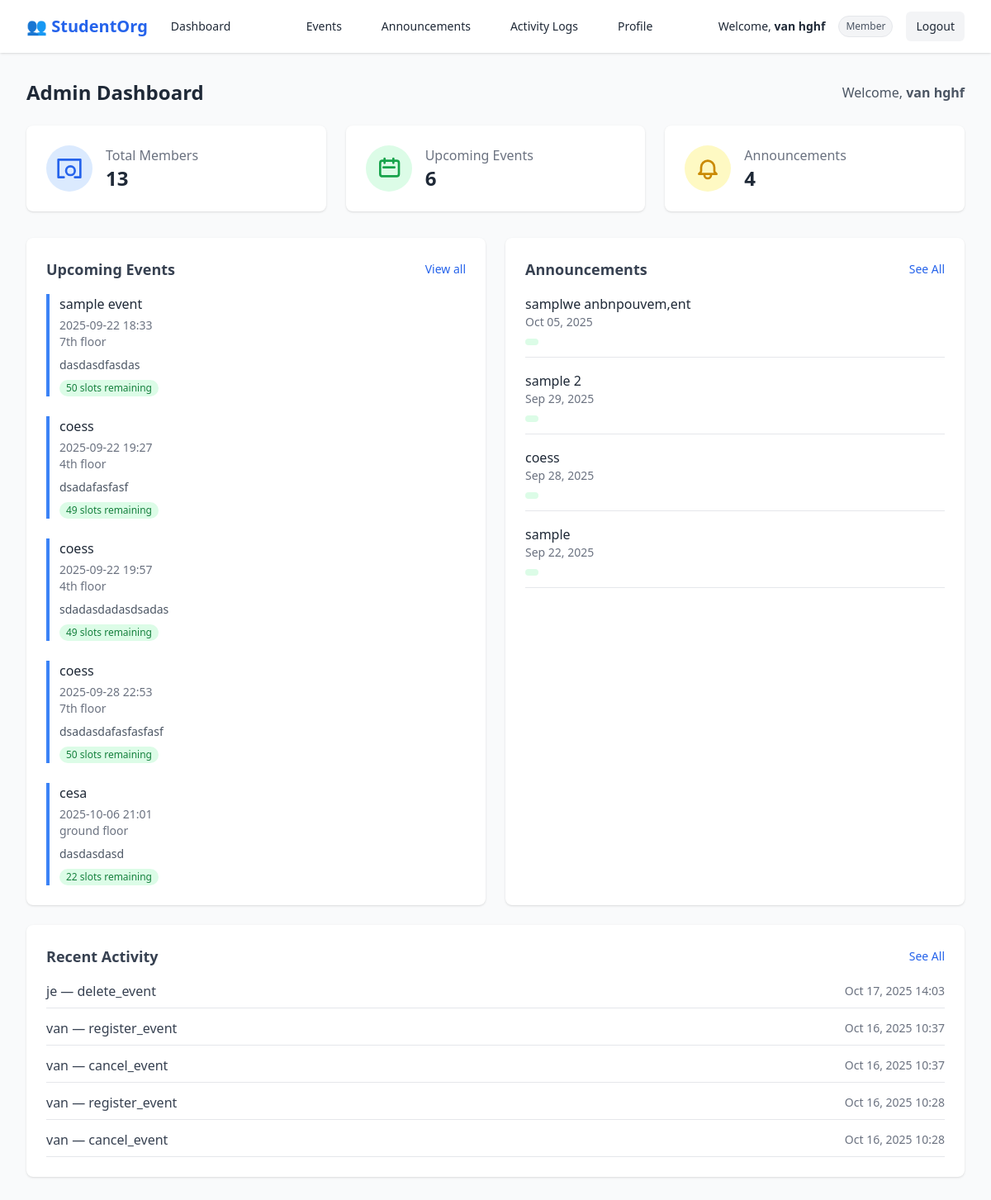
/dashboard/admin/ (signed in), run on the app's committed database.
### accounts/models.py (models this page shows, shortened)
class Event(models.Model):
    title = models.CharField(max_length=200)
    start_datetime = models.DateTimeField(default=timezone.now)
    end_datetime = models.DateTimeField(default=timezone.now)
    location = models.CharField(max_length=255, default="TBA")
    max_slots = models.PositiveIntegerField(default=50)
    description = models.TextField(blank=True, null=True)
    def slots_remaining(self):
        return self.max_slots - self.registrations.count()

class Announcement(models.Model):
    title = models.CharField(max_length=255)
    content = models.TextField()
    created_at = models.DateTimeField(auto_now_add=True)
    author = models.ForeignKey(User, on_delete=models.CASCADE)

class AuditLog(models.Model):
    user = models.ForeignKey(settings.AUTH_USER_MODEL, on_delete=models.SET_NULL, null=True, blank=True)
    action = models.CharField(max_length=255)
    target = models.CharField(max_length=255, null=True, blank=True)
    timestamp = models.DateTimeField(auto_now_add=True)

### accounts/views.py (the view)
# urls.py: path('dashboard/admin/', views.admin_dashboard, name="admin_dashboard"),
@login_required
def admin_dashboard(request):
    total_members = User.objects.count()
    total_events = Event.objects.count()
    total_announcements = Announcement.objects.count()
    events = Event.objects.order_by('start_datetime')[:5]
    announcements = Announcement.objects.order_by('-created_at')[:5]
    logs = AuditLog.objects.order_by('-timestamp')[:5]
    context = {
        'total_members': total_members,
        'total_events': total_events,
        'total_announcements': total_announcements,
        'events': events,
        'announcements': announcements,
        'logs': logs,
    }
    return render(request, 'accounts/admin_dashboard.html', context)

### accounts/templates/accounts/admin_dashboard.html (shortened to what this page needs)
{% extends "accounts/base.html" %}
{% block content %}
<div class="max-w-7xl mx-auto px-4 sm:px-6 lg:px-8 py-8">
  <div class="flex flex-col sm:flex-row sm:items-center sm:justify-between mb-6 space-y-3 sm:space-y-0">
    <h1 class="text-2xl font-bold text-gray-800">Admin Dashboard</h1>
    <span class="text-gray-600 text-sm sm:text-base">
      Welcome, <strong>{{ user.get_full_name|default:user.username }}</strong>
    </span>
  </div>
  <div class="grid grid-cols-1 sm:grid-cols-2 lg:grid-cols-3 gap-6 mb-8">
    <div class="bg-white shadow rounded-lg p-6 flex items-center space-x-4">
      <div class="p-3 bg-blue-100 text-blue-600 rounded-full flex-shrink-0">
        <svg xmlns="http://www.w3.org/2000/svg" class="h-6 w-6 sm:h-8 sm:w-8" fill="none" viewBox="0 0 24 24" stroke="currentColor">
          <path stroke-linecap="round" stroke-linejoin="round" stroke-width="2"
            d="M17 20h5V4H2v16h5m10-6a4 4 0 11-8 0 4 4 0 018 0z" />
        </svg>
      </div>
      <div>
        <p class="text-gray-500 text-sm sm:text-base">Total Members</p>
        <p class="text-xl sm:text-2xl font-semibold">{{ total_members }}</p>
      </div>
    </div>
    <div class="bg-white shadow rounded-lg p-6 flex items-center space-x-4">
      <div class="p-3 bg-green-100 text-green-600 rounded-full flex-shrink-0">
        <svg xmlns="http://www.w3.org/2000/svg" class="h-6 w-6 sm:h-8 sm:w-8" fill="none" viewBox="0 0 24 24" stroke="currentColor">
          <path stroke-linecap="round" stroke-linejoin="round" stroke-width="2"
            d="M8 7V3m8 4V3m-9 8h10m-12 8h14a2 2 0 002-2V7a2 2 0 00-2-2H6a2 2 0 00-2 2v10a2 2 0 002 2z" />
        </svg>
      </div>
      <div>
        <p class="text-gray-500 text-sm sm:text-base">Upcoming Events</p>
        <p class="text-xl sm:text-2xl font-semibold">{{ total_events }}</p>
      </div>
    </div>
    <div class="bg-white shadow rounded-lg p-6 flex items-center space-x-4">
      <div class="p-3 bg-yellow-100 text-yellow-600 rounded-full flex-shrink-0">
      </div>
      <div>
        <p class="text-gray-500 text-sm sm:text-base">Announcements</p>
        <p class="text-xl sm:text-2xl font-semibold">{{ total_announcements }}</p>
      </div>
    </div>
  </div>
  <div class="grid grid-cols-1 lg:grid-cols-2 gap-6">
    <div class="bg-white shadow rounded-lg p-6">
      <div class="flex flex-col sm:flex-row sm:justify-between sm:items-center mb-4">
        <h2 class="text-lg font-semibold text-gray-700 mb-2 sm:mb-0">Upcoming Events</h2>
        <a href="{% url 'accounts:event_list' %}" class="text-blue-600 text-sm hover:underline">View all</a>
      </div>
      {% if events %}
        <div class="space-y-6">
          {% for event in events %}
            <div class="border-l-4 border-blue-500 pl-3">
              <a href="{% url 'accounts:event_edit' event.id %}"
                class="font-medium text-gray-800 hover:underline">
                {{ event.title }}
              </a>
              <p class="text-sm text-gray-500 mt-1">
                {{ event.start_datetime|date:"Y-m-d H:i" }}
              </p>
              <p class="text-sm text-gray-500">{{ event.location|default:"TBA" }}</p>
              {% if event.description %}
                <p class="text-sm text-gray-600 mt-2">{{ event.description }}</p>
              {% endif %}
              {% if event.max_slots %}
                <span class="inline-block mt-2 text-xs bg-green-100 text-green-700 px-2 py-0.5 rounded-full">
                  {{ event.slots_remaining }} slots remaining
                </span>
              {% endif %}
            </div>
          {% endfor %}
        </div>
      {% else %}
        <p class="text-gray-500 text-sm">No upcoming events available.</p>
      {% endif %}
    </div>
    <div class="bg-white shadow rounded-lg p-6">
      <div class="flex flex-col sm:flex-row sm:justify-between sm:items-center mb-4">
        <h2 class="text-lg font-semibold text-gray-700 mb-2 sm:mb-0">Announcements</h2>
        <a href="{% url 'accounts:announcement_list' %}" class="text-blue-600 text-sm hover:underline">See All</a>
      </div>
      {% if announcements %}
        <ul class="space-y-4">
          {% for ann in announcements %}
            <li class="border-b pb-2">
              <p class="font-medium text-gray-800">{{ ann.title }}</p>
              <p class="text-sm text-gray-500">{{ ann.created_at|date:"M d, Y" }}</p>
              <span class="inline-block mt-1 px-2 py-1 text-xs rounded-full
                {% if ann.priority == 'High' %}bg-red-100 text-red-600
                {% elif ann.priority == 'Medium' %}bg-yellow-100 text-yellow-600
                {% else %}bg-green-100 text-green-600{% endif %}">
              </span>
            </li>
          {% endfor %}
        </ul>
      {% else %}
        <p class="text-gray-500 text-sm">No announcements available.</p>
      {% endif %}
    </div>
  </div>
  <div class="bg-white shadow rounded-lg p-6 mt-6">
    <div class="flex flex-col sm:flex-row sm:justify-between sm:items-center mb-4">
      <h2 class="text-lg font-semibold text-gray-700 mb-2 sm:mb-0">Recent Activity</h2>
      <a href="{% url 'accounts:audit_log_list' %}" class="text-blue-600 text-sm hover:underline">See All</a>
    </div>
    {% if logs %}
      <ul class="space-y-3">
        {% for log in logs %}
          <li class="flex flex-col sm:flex-row sm:justify-between sm:items-center border-b pb-2">
            <span class="text-gray-700 text-sm sm:text-base">{{ log.user }} — {{ log.action }}</span>
            <span class="text-xs sm:text-sm text-gray-500 mt-1 sm:mt-0">{{ log.timestamp|date:"M d, Y H:i" }}</span>
          </li>
        {% endfor %}
      </ul>
    {% else %}
      <p class="text-gray-500 text-sm">No activity logs available.</p>
    {% endif %}
  </div>
</div>
{% endblock %}

### accounts/templates/accounts/base.html (shortened to what this page needs)
{% load static %}
<!DOCTYPE html>
<html lang="en">
<head>
  <script src="https://cdn.tailwindcss.com"></script>
  <link rel="stylesheet" href="{% static 'accounts/css/style.css' %}">
</head>
<body
  class="{% if request.resolver_match.url_name in 'login register' %}
         min-h-screen flex items-center justify-center bg-gradient-to-br from-blue-50 to-indigo-100 text-gray-800
         {% else %}
         bg-gray-50 text-gray-800
         {% endif %}">
  {% if request.resolver_match.url_name not in 'login register' %}
  <nav class="bg-white shadow">
    <div class="max-w-7xl mx-auto px-4 sm:px-6 lg:px-8">
      <div class="flex justify-between h-16 items-center">
        <div class="flex items-center space-x-4">
          <span class="text-xl font-bold text-blue-600 flex items-center">
            👥 StudentOrg
          </span>
          {% if user.is_superuser %}
            <a href="{% url 'accounts:superadmin_dashboard' %}"
               class="px-3 py-2 rounded-md text-sm font-medium
               {% if request.resolver_match.url_name == 'superadmin_dashboard' %} bg-blue-100 text-blue-700 {% else %} hover:bg-gray-100 {% endif %}">
              Dashboard
            </a>
          {% elif user.member.role == "admin" %}
            <a href="{% url 'accounts:admin_dashboard' %}"
               class="px-3 py-2 rounded-md text-sm font-medium
               {% if request.resolver_match.url_name == 'admin_dashboard' %} bg-blue-100 text-blue-700 {% else %} hover:bg-gray-100 {% endif %}">
              Dashboard
            </a>
          {% else %}
            <a href="{% url 'accounts:member_dashboard' %}"
               class="px-3 py-2 rounded-md text-sm font-medium
               {% if request.resolver_match.url_name == 'member_dashboard' %} bg-blue-100 text-blue-700 {% else %} hover:bg-gray-100 {% endif %}">
              Dashboard
            </a>
          {% endif %}
        </div>
        {% if user.member.role == "admin" or user.member.role == "superadmin" %}
        <div class="flex space-x-6">
          <a href="{% url 'accounts:membership_list' %}"
             class="px-3 py-2 rounded-md text-sm font-medium
             {% if request.resolver_match.url_name == 'membership_list' %} bg-blue-100 text-blue-700 {% else %} hover:bg-gray-100 {% endif %}">
            Members
          </a>
          <a href="{% url 'accounts:event_list' %}"
             class="px-3 py-2 rounded-md text-sm font-medium
             {% if request.resolver_match.url_name == 'event_list' %} bg-blue-100 text-blue-700 {% else %} hover:bg-gray-100 {% endif %}">
            Events
          </a>
          <a href="{% url 'accounts:announcement_list' %}"
             class="px-3 py-2 rounded-md text-sm font-medium
             {% if request.resolver_match.url_name == 'announcement_list' %} bg-blue-100 text-blue-700 {% else %} hover:bg-gray-100 {% endif %}">
            Announcements
          </a>
          <a href="{% url 'accounts:audit_log_list' %}"
             class="px-3 py-2 rounded-md text-sm font-medium
             {% if request.resolver_match.url_name == 'audit_log_list' %} bg-blue-100 text-blue-700 {% else %} hover:bg-gray-100 {% endif %}">
            Activity Logs
          </a>
          <a href="{% url 'accounts:profile_update' %}"
             class="px-3 py-2 rounded-md text-sm font-medium
             {% if request.resolver_match.url_name == 'profile_update' %} bg-blue-100 text-blue-700 {% else %} hover:bg-gray-100 {% endif %}">
            Profile
          </a>
        </div>
        {% else %}
        <div class="flex space-x-6">
          <a href="{% url 'accounts:event_list' %}"
             class="px-3 py-2 rounded-md text-sm font-medium
             {% if request.resolver_match.url_name == 'event_list' %} bg-blue-100 text-blue-700 {% else %} hover:bg-gray-100 {% endif %}">
            Events
          </a>
          <a href="{% url 'accounts:announcement_list' %}"
             class="px-3 py-2 rounded-md text-sm font-medium
             {% if request.resolver_match.url_name == 'announcement_list' %} bg-blue-100 text-blue-700 {% else %} hover:bg-gray-100 {% endif %}">
            Announcements
          </a>
          <a href="{% url 'accounts:audit_log_list' %}"
             class="px-3 py-2 rounded-md text-sm font-medium
             {% if request.resolver_match.url_name == 'audit_log_list' %} bg-blue-100 text-blue-700 {% else %} hover:bg-gray-100 {% endif %}">
            Activity Logs
          </a>
          <a href="{% url 'accounts:profile_update' %}"
             class="px-3 py-2 rounded-md text-sm font-medium
             {% if request.resolver_match.url_name == 'profile_update' %} bg-blue-100 text-blue-700 {% else %} hover:bg-gray-100 {% endif %}">
            Profile
          </a>
        </div>
        {% endif %}
        <div class="flex items-center space-x-4">
          <span class="text-sm">
            Welcome, <strong>{{ user.get_full_name|default:user.username }}</strong>
          </span>
          {% if user.is_superuser %}
            <span class="px-2 py-1 text-xs rounded-full bg-blue-100 text-blue-600 border border-blue-200">
              Superadmin
            </span>
          {% elif user.member.role == "admin" %}
            <span class="px-2 py-1 text-xs rounded-full bg-green-100 text-green-600 border border-green-200">
              Admin
            </span>
          {% else %}
            <span class="px-2 py-1 text-xs rounded-full bg-gray-100 text-gray-600 border border-gray-200">
              Member
            </span>
          {% endif %}
          <a href="{% url 'accounts:logout' %}"
             class="px-3 py-2 rounded-md bg-gray-100 hover:bg-gray-200 text-sm font-medium">
            Logout
          </a>
        </div>
      </div>
    </div>
  </nav>
  {% endif %}
  {% block content %}{% endblock %}
</body>
</html>

### data on the page
Event: title "sample event", start_datetime "2025-09-22 18:33", location "7th floor", description "dasdasdfasdas", slots_remaining "50"
Event: title "coess", start_datetime "2025-09-22 19:27", location "4th floor", description "dsadafasfasf", slots_remaining "49"
Event: title "coess", start_datetime "2025-09-22 19:57", location "4th floor", description "sdadasdadasdsadas", slots_remaining "49"
Event: title "coess", start_datetime "2025-09-28 22:53", location "7th floor", description "dsadasdafasfasfasf", slots_remaining "50"
Event: title "cesa", start_datetime "2025-10-06 21:01", location "ground floor", description "dasdasdasd", slots_remaining "22"
Announcement: title "samplwe anbnpouvem,ent", created_at "Oct 05, 2025"
Announcement: title "sample 2", created_at "Sep 29, 2025"
Announcement: title "coess", created_at "Sep 28, 2025"
Announcement: title "sample", created_at "Sep 22, 2025"
AuditLog: user "je", action "delete_event", timestamp "Oct 17, 2025 14:03"
AuditLog: user "van", action "register_event", timestamp "Oct 16, 2025 10:37"
AuditLog: user "van", action "cancel_event", timestamp "Oct 16, 2025 10:37"
AuditLog: user "van", action "register_event", timestamp "Oct 16, 2025 10:28"
AuditLog: user "van", action "cancel_event", timestamp "Oct 16, 2025 10:28"

### other printed values
{{ user.get_full_name|default:user.username }} "van hghf"
{{ total_members }} "13"
{{ total_events }} "6"
{{ total_announcements }} "4"
